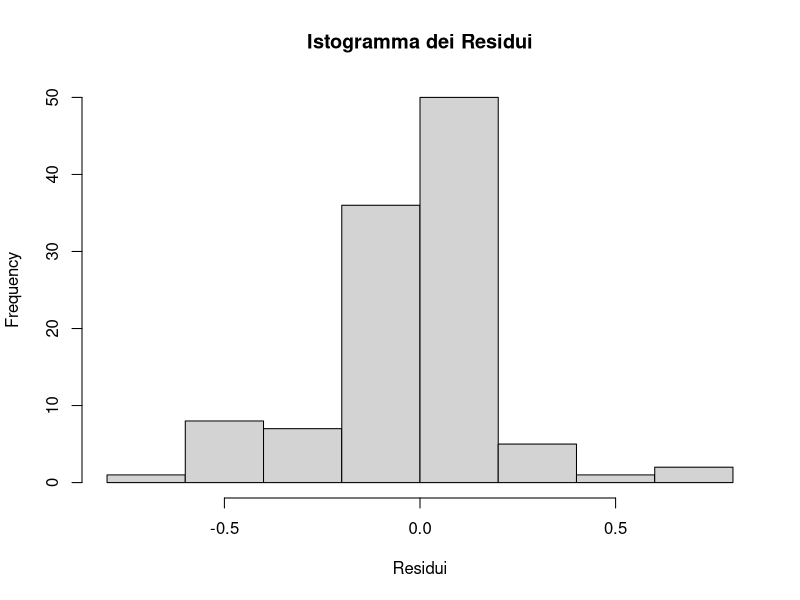

The R source for this figure:
library(caret)
library(glmnet)
library(dplyr)

set.seed(22)

setwd("~/Github/Statistical-learning-project/Dataset")

df <- read.csv("Sleep_health_and_lifestyle_dataset_adjusted.csv")

# Transformation to dummy variables
dummy_transform <- dummyVars(~ Gender + Occupation + BMI.Category + Blood.Pressure + Sleep.Disorder, data = df)
df_dummies <- predict(dummy_transform, newdata = df)
df <- cbind(df, df_dummies)
df <- df[, !(names(df) %in% c("Gender", "Occupation", "BMI.Category", "Blood.Pressure", "Sleep.Disorder"))]

## Removing one element for each dummy
# They were removed:
# GenderMale
# OccupationDoctor
# Blood.Pressure115/78
# BMI.CategoryObese
# Sleep.DisorderInsomnia

df <- subset(df, select = -c(GenderMale, OccupationDoctor, `Blood.Pressure115/78`, BMI.CategoryObese, Sleep.DisorderInsomnia))

# Standardize predictors
preproc_values <- preProcess(df[, -which(names(df) == "Sleep.Duration")], method = c("center", "scale"))
df[, -which(names(df) == "Sleep.Duration")] <- predict(preproc_values, newdata = df[, -which(names(df) == "Sleep.Duration")])

# Split data into train and test sets
train_index <- createDataPartition(df$Sleep.Duration, p = 0.7, list = FALSE)
train_data <- df[train_index, ]
test_data <- df[-train_index, ]

# Ridge regression
# Define control parameters for Ridge regression
ctrl <- trainControl(method = "cv", number = 10)  # 10-fold cross-validation

# Train Ridge regression model with different lambda values
response_variable <- train_data$Sleep.Duration
ridge_model <- train(x = train_data[, -which(names(train_data) == "Sleep.Duration")], 
                     y = response_variable, 
                     method = "glmnet", 
                     trControl = ctrl, 
                     tuneLength = 10, 
                     preProcess = c("center", "scale"),
                     tuneGrid = expand.grid(.alpha = 0, .lambda = seq(0.001, 1, length = 10)))  # Ridge regression: alpha = 0

# Display the best lambda value selected by caret
print(ridge_model$bestTune)

# Calculate MSE of the best model
predictions <- predict(ridge_model, newdata = test_data)
mse <- mean((predictions - test_data$Sleep.Duration)^2)
print(paste("Mean Squared Error (MSE) of the best model:", mse))

# Get coefficients of the model
coefficients <- coef(ridge_model$finalModel, s = ridge_model$bestTune$lambda)

# Print coefficients of the variables
significant_coeffs <- coefficients[c(coefficients[, 1] != 0), ]
print(significant_coeffs)

# Number of total variables in the dataset
num_variables_total <- ncol(df) - 1  # Exclude the response variable

# Number of significant variables in the model
num_variables_significant <- length(significant_coeffs)

if (num_variables_significant < num_variables_total) {
  cat("The model removed", num_variables_total - num_variables_significant, "variables.\n")
} else if (num_variables_significant == num_variables_total) {
  cat("No variables were removed from the model.\n")
} else {
  cat("Not enough information to determine if variables were removed.\n")
}

# List of original variables
original_variables <- c("GenderMale", "OccupationDoctor", "Blood.Pressure115/78", "BMI.CategoryObese", "Sleep.DisorderInsomnia")

# Find removed variables
variables_removed <- setdiff(original_variables, rownames(significant_coeffs))

if (length(variables_removed) > 0) {
  cat("The following variables were removed from the model:\n")
  print(variables_removed)
} else {
  cat("No variables were removed from the model.\n")
}

# Calcolo dei residui del modello
residui <- test_data$Sleep.Duration - predictions

# Test di normalità dei residui
shapiro_test <- shapiro.test(residui)
print("Shapiro-Wilk test per la normalità dei residui:")
print(shapiro_test)

# Disegna l'istogramma dei residui
hist(residui, main = "Istogramma dei Residui", xlab = "Residui")

# Stampa un messaggio se i residui non sono normalmente distribuiti
if (shapiro_test$p.value < 0.05) {
  cat("I residui non seguono una distribuzione normale (p-value < 0.05).\n")
} else {
  cat("I residui seguono una distribuzione normale (p-value >= 0.05).\n")
}
